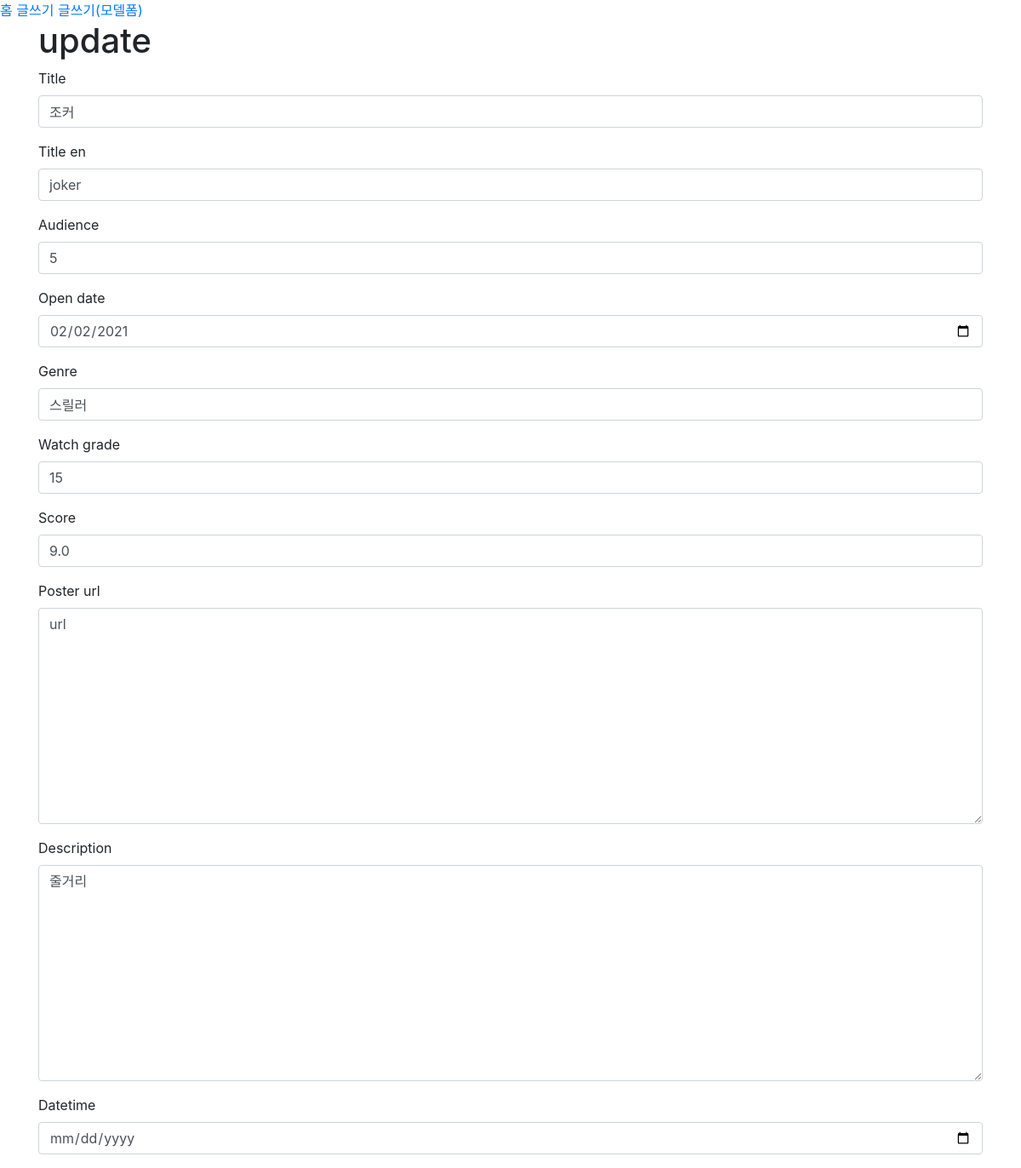
/movies/3/update-model-form/, run on the app's committed database.
### movies/models.py (models this page shows)
class Movie(models.Model):
    title = models.CharField(max_length=100)
    title_en = models.CharField(max_length=100)
    audience = models.IntegerField()
    open_date = models.DateField()
    genre = models.CharField(max_length=100)
    watch_grade = models.CharField(max_length=100)
    score = models.FloatField()
    poster_url = models.TextField()
    description = models.TextField()

### movies/views.py (the view)
def update_model_form(request, id):
    movie = get_object_or_404(Movie, id=id)
    if request.method == "POST":
        form = MovieModelForm(request.POST)
        if form.is_valid():
            form.save()
            return redirect('movies:detail', id)
    else:
        form = MovieModelForm(instance=movie)
    context = {
        'form': form
    }
    return render(request, 'form.html', context)

### movies/forms.py
class MovieModelForm(forms.ModelForm):
    open_date = forms.DateField(widget=forms.DateInput(attrs={'type': 'date'}))
    datetime = forms.DateField(widget=forms.DateInput(attrs={'type': 'date'}))
    class Meta:
        model = Movie
        fields = '__all__'

### movies/templates/form.html (shortened to what this page needs)
{% extends 'base.html' %}
{% load bootstrap4 %}
{% block body %}
  {% if request.resolver_match.url_name == "create_model_form" %}
    <h1>create</h1>
  {% else %}
    <h1>update</h1>
  {% endif %}
  <form action="" method="POST">
    {% bootstrap_form form %}
  </form>
{% endblock %}

### data on the page
Movie: title "조커", title_en "joker", audience "5", open_date "02/02/2021", genre "스릴러", watch_grade "15", score "9.0", poster_url "url", description "줄거리"
